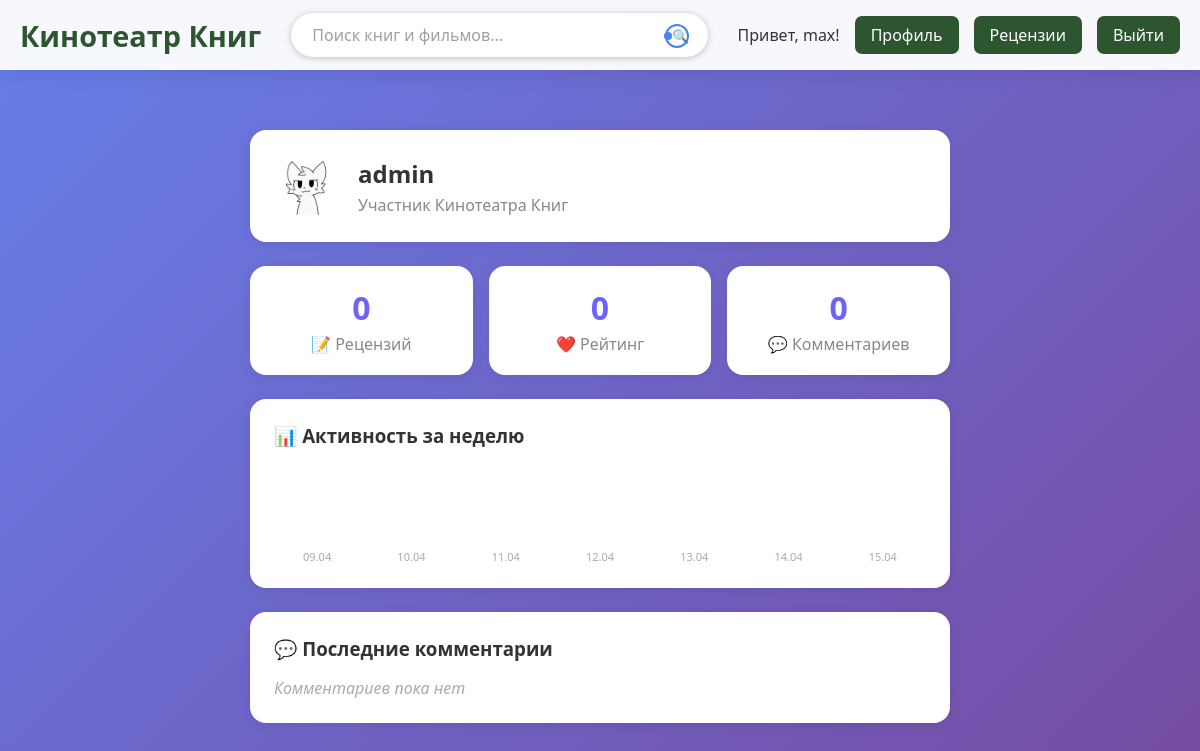
The page /profiles/admin (signed in) on the database its author committed.
### tables this page shows
CREATE TABLE users (
                id INTEGER PRIMARY KEY AUTOINCREMENT,
                username TEXT UNIQUE NOT NULL,
                email TEXT UNIQUE NOT NULL,
                password TEXT NOT NULL,
                is_admin INTEGER DEFAULT 0
            , avatar TEXT DEFAULT NULL);

### app.py (the view)
@app.route('/profiles/<username>')
def profile(username):
    conn = sqlite3.connect('users.db')
    cursor = conn.cursor()
    cursor.execute('SELECT id, avatar FROM users WHERE username = ?', (username,))
    user = cursor.fetchone()
    if not user:
        flash('Пользователь не найден', 'error')
        return redirect(url_for('index'))
    user_id = user[0]
    avatar = user[1]
    cursor.execute('''
        SELECT COUNT(*) FROM reviews
        WHERE user_id = ? AND status = 'approved'
    ''', (user_id,))
    reviews_count = cursor.fetchone()[0]
    cursor.execute('''
        SELECT COUNT(*)
        FROM likes l
        JOIN reviews r ON l.review_id = r.id
        WHERE r.user_id = ? AND r.status = 'approved'
    ''', (user_id,))
    total_likes = cursor.fetchone()[0]
    cursor.execute('''
        SELECT DATE(created_at) as day, COUNT(*) as count
        FROM user_activity
        WHERE user_id = ? AND created_at >= DATE('now', '-6 days')
        GROUP BY day ORDER BY day
    ''', (user_id,))
    raw_activity = dict(cursor.fetchall())
    from datetime import date, timedelta
    activity_data = []
    for i in range(6, -1, -1):
        day = (date.today() - timedelta(days=i)).isoformat()
        activity_data.append({'day': day, 'count': raw_activity.get(day, 0)})
    cursor.execute('''
        SELECT content, created_at FROM comments
        WHERE user_id = ? ORDER BY created_at DESC LIMIT 5
    ''', (user_id,))
    comments = cursor.fetchall()
    conn.close()
    return render_template('profile.html',
                           username=username,
                           avatar=avatar,
                           activity_data=activity_data,
                           comments=comments,
                           likes_count=total_likes,
                           reviews_count=reviews_count)

### templates/profile.html (shortened to what this page needs)
{% extends "base.html" %}
{% block content %}
<div class="profile-container">
    <div class="profile-header">
        <div class="profile-avatar-wrap">
            {% if avatar %}
                <img src="{{ url_for('static', filename='uploads/' + avatar) }}"
                     class="profile-avatar-img" alt="avatar">
            {% else %}
                <div class="profile-avatar">{{ username[0].upper() }}</div>
            {% endif %}
        </div>
        <div class="profile-info">
            <h2>{{ username }}</h2>
            <p class="profile-subtitle">Участник Кинотеатра Книг</p>
        </div>
    </div>
    <div class="profile-stats">
        <div class="profile-stat-card">
            <div class="stat-number">{{ reviews_count }}</div>
            <div class="stat-label">📝 Рецензий</div>
        </div>
        <div class="profile-stat-card">
            <div class="stat-number">{{ likes_count }}</div>
            <div class="stat-label">❤️ Рейтинг</div>
        </div>
        <div class="profile-stat-card">
            <div class="stat-number">{{ comments|length }}</div>
            <div class="stat-label">💬 Комментариев</div>
        </div>
    </div>
    <div class="profile-section">
        <h3>📊 Активность за неделю</h3>
        <div class="activity-graph">
            {% for day in activity_data %}
            <div class="activity-col">
                <div class="activity-label">
                    {{ day.day[8:] }}.{{ day.day[5:7] }}
                </div>
            </div>
            {% endfor %}
        </div>
    </div>
    <div class="profile-section">
        <h3>💬 Последние комментарии</h3>
        {% if comments %}
            {% for comment in comments %}
            <div class="comment-item">
                <p class="comment-text">{{ comment[0] }}</p>
                <span class="comment-date">{{ comment[1][:10] }}</span>
            </div>
            {% endfor %}
        {% else %}
            <p class="empty-state">Комментариев пока нет</p>
        {% endif %}
    </div>
</div>
{% endblock %}

### static/style.css (style rules this page uses)
* { margin: 0; padding: 0; box-sizing: border-box; }
body { font-family: 'Segoe UI', Tahoma, Geneva, Verdana, sans-serif; background: linear-gradient(135deg, #667eea 0%, #764ba2 100%); min-height: 100vh; color: #333; }
.stat-number { font-size: 2.2rem; font-weight: bold; color: #667eea; margin: 0; }
.profile-container { max-width: 700px; margin: 40px auto; display: flex; flex-direction: column; gap: 24px; }
.profile-header { display: flex; align-items: center; gap: 20px; background: white; padding: 24px; border-radius: 16px; box-shadow: 0 2px 12px rgba(0,0,0,0.08); }
.profile-subtitle { color: #888; margin-top: 4px; }
.profile-stats { display: flex; gap: 16px; }
.profile-stat-card { flex: 1; background: white; border-radius: 16px; padding: 20px; text-align: center; box-shadow: 0 2px 12px rgba(0,0,0,0.08); }
.profile-stat-card .stat-number { font-size: 32px; font-weight: bold; color: #6c63ff; }
.profile-stat-card .stat-label { color: #888; margin-top: 4px; }
.profile-section { background: white; border-radius: 16px; padding: 24px; box-shadow: 0 2px 12px rgba(0,0,0,0.08); }
.profile-section h3 { margin-bottom: 16px; }
.activity-graph { display: flex; align-items: flex-end; gap: 8px; height: 100px; }
.activity-col { flex: 1; display: flex; flex-direction: column; align-items: center; gap: 6px; }
.activity-label { font-size: 11px; color: #aaa; }
.empty-state { color: #aaa; font-style: italic; }
.profile-avatar-wrap { position: relative; width: 64px; height: 64px; }
.profile-avatar-img { width: 64px; height: 64px; border-radius: 50%; object-fit: cover; }

### rows shown on the page
users: avatar (picture), username "admin"

### other values the page prints
{{ session.username }} "max"
{{ reviews_count }} "0"
{{ likes_count }} "0"
{{ comments|length }} "0"
{{ day.day[8:] }} "09" "10" "11" "12" "13" "14" "15"
{{ day.day[5:7] }} "04" "04" "04" "04" "04" "04" "04"
